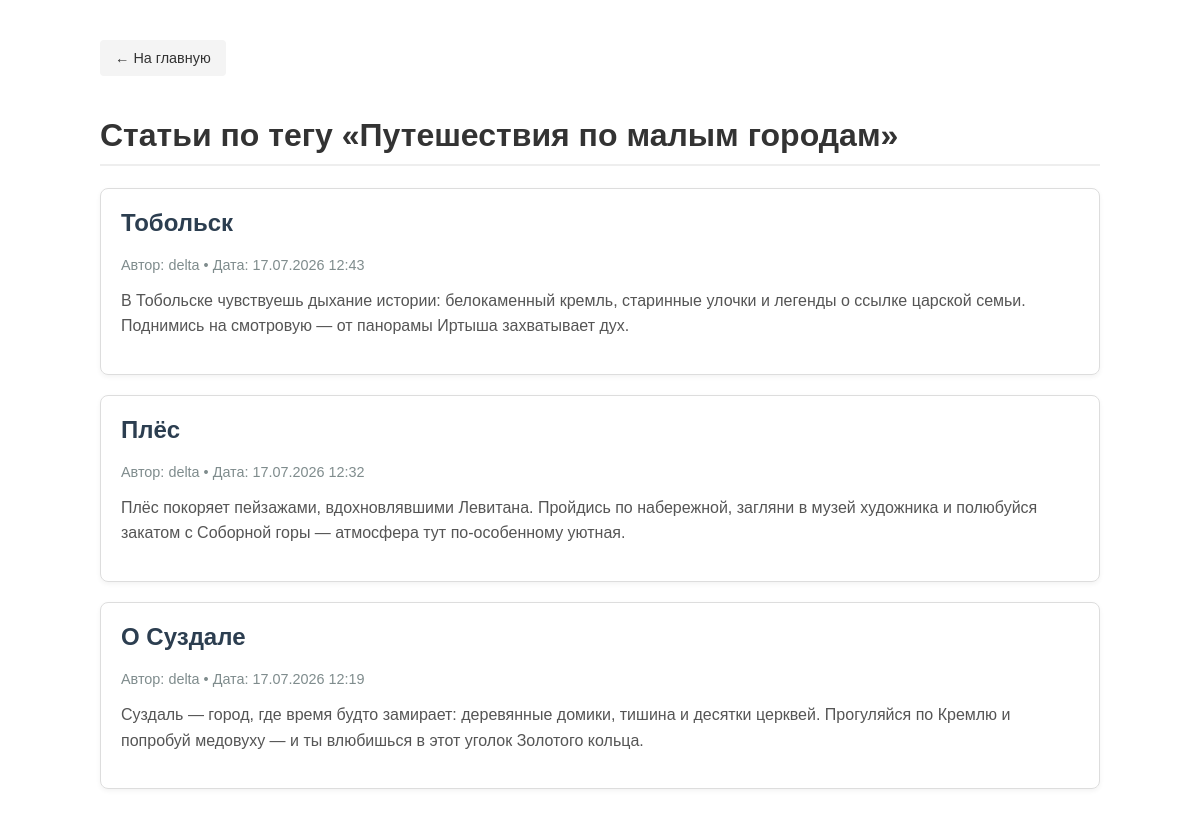
Screenshot of /tag.php?slug=puteshestviya-po-malym-gorodam with the database file from the repository.
### tables this page shows
CREATE TABLE `tags` (
  `id` int(11) NOT NULL,
  `name` varchar(100) NOT NULL,
  `slug` varchar(100) NOT NULL
);

CREATE TABLE `posts` (
  `id` int(11) NOT NULL,
  `user_id` int(11) NOT NULL,
  `title` varchar(200) NOT NULL,
  `content` text NOT NULL,
  `created_at` timestamp NULL DEFAULT CURRENT_TIMESTAMP
);

CREATE TABLE `users` (
  `id` int(11) NOT NULL,
  `username` varchar(50) NOT NULL,
  `password` varchar(255) NOT NULL,
  `created_at` timestamp NULL DEFAULT CURRENT_TIMESTAMP
);

### public/tag.php (the view, shortened to what this page needs)
<?php
require_once __DIR__ . '/../db.php';
$slug = $_GET['slug'] ?? '';
$stmt = $pdo->prepare('SELECT id, name FROM tags WHERE slug = ? LIMIT 1');
$stmt->execute([$slug]);
$tag = $stmt->fetch(PDO::FETCH_ASSOC);
$posts = [];
$tagName = 'Неизвестный тег';
if ($tag) {
    $tagId = $tag['id'];
    $tagName = $tag['name'];
    $stmt = $pdo->prepare('
        SELECT p.*, u.username AS author_name
        FROM posts p
        JOIN users u ON p.user_id = u.id
        JOIN post_tags pt ON pt.post_id = p.id
        WHERE pt.tag_id = ?
        ORDER BY p.created_at DESC
    ');
    $stmt->execute([$tagId]);
    $posts = $stmt->fetchAll(PDO::FETCH_ASSOC);
}
?>
<!DOCTYPE html>
<html lang="ru">
<head>
</head>
<body>
    <a href="index.php" class="back-link">&larr; На главную</a>
    <?php if (!$tag): ?>
        <div class="error-message">
            <h1>Тег не найден</h1>
            <p>К сожалению, статей с таким тегом не существует. Вернитесь на <a href="index.php"><strong>главную страницу</strong></a>.</p>
        </div>
    <?php else: ?>
        <h1>Статьи по тегу «<?= htmlspecialchars($tagName) ?>»</h1>
        <?php if (count($posts) === 0): ?>
            <p class="no-posts">По этому тегу пока нет ни одной статьи.</p>
        <?php else: ?>
            <?php foreach ($posts as $post): ?>
                <article class="post-card">
                    <h2 class="post-title"><?= htmlspecialchars($post['title']) ?></h2>
                    <div class="post-meta">
                        Автор: <?= htmlspecialchars($post['author_name']) ?> •
                        Дата: <?= date('d.m.Y H:i', strtotime($post['created_at'])) ?>
                    </div>
                    <div class="post-content">
                        <?= htmlspecialchars($post['content']) ?>
                    </div>
                </article>
            <?php endforeach; ?>
        <?php endif; ?>
    <?php endif; ?>
</body>
</html>

### public/tag.php (style rules this page uses)
body { font-family: sans-serif; max-width: 1000px; margin: 40px auto; padding: 0 20px; color: #333; }
.back-link { display: inline-block; margin-bottom: 20px; padding: 10px 15px; background-color: #f4f4f4; color: #333; text-decoration: none; border-radius: 4px; font-size: 0.9em; }
h1 { border-bottom: 2px solid #eee; padding-bottom: 10px; }
.post-card { border: 1px solid #ddd; padding: 20px; margin-bottom: 20px; border-radius: 8px; box-shadow: 0 2px 5px rgba(0,0,0,0.05); }
.post-title { color: #2c3e50; margin-top: 0; }
.post-meta { color: #7f8c8d; font-size: 0.9em; margin-bottom: 15px; }
.post-content { color: #555; margin-bottom: 15px; line-height: 1.6; }

### rows the page displays
tags: name "Путешествия по малым городам"
posts: title "Тобольск", user.username "delta", created_at "17.07.2026 12:43", content "В Тобольске чувствуешь дыхание истории: белокаменный кремль, старинные улочки и легенды о ссылке царской семьи. Поднимись на смотровую — от панорамы Иртыша захватывает дух."
posts: title "Плёс", user.username "delta", created_at "17.07.2026 12:32", content "Плёс покоряет пейзажами, вдохновлявшими Левитана. Пройдись по набережной, загляни в музей художника и полюбуйся закатом с Соборной горы — атмосфера тут по‑особенному уютная."
posts: title "О Суздале", user.username "delta", created_at "17.07.2026 12:19", content "Суздаль — город, где время будто замирает: деревянные домики, тишина и десятки церквей. Прогуляйся по Кремлю и попробуй медовуху — и ты влюбишься в этот уголок Золотого кольца."
